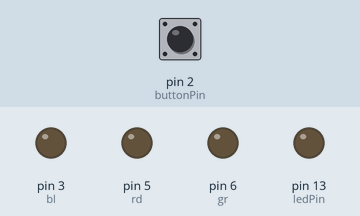
This sketch was run on a simulated Arduino Uno, built with avr-gcc and run on an emulated ATmega328P. On the bench: output pins drawn as LEDs (lit = HIGH). Inputs (shaded band) come from the test bench; at power-on: pin 2 (buttonPin) LOW.

Above: at 1.2 s.
1.3 s: pin 2 (buttonPin) pulled HIGH for 1 s
At 3.3 s:
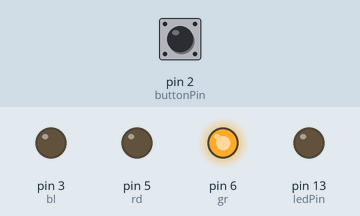
3.8 s: pin 2 (buttonPin) pulled HIGH for 0.15 s
At 4.5 s:
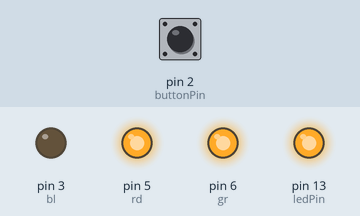
5.4 s: pin 2 (buttonPin) pulled HIGH for 0.15 s
At 5.7 s:
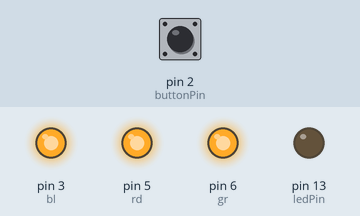
7.0 s: pin 2 (buttonPin) pulled HIGH for 3.2 s
At 10.4 s:
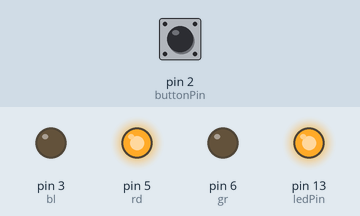
Timing chart, 0 to 11.9 s (numbered marks = the images above; inputs shaded):
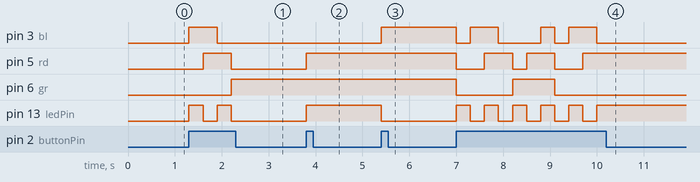

The sketch:

LIGHT_SABER.ino
```cpp
const int buttonPin = 2;     // the number of the pushbutton pin
const int ledPin =  LED_BUILTIN;
const int gr = 6;
const int rd = 5;
const int bl = 3;// the number of the LED pin

// variables will change:
int buttonState = 0;
int ledstate = 0;
int br = 0;
// variable for reading the pushbutton status

void setup() {
  // initialize the LED pin as an output:
  pinMode(ledPin, OUTPUT);
  // initialize the pushbutton pin as an input:
  pinMode(buttonPin, INPUT);
  pinMode(gr, OUTPUT);
  pinMode(bl, OUTPUT);
  pinMode(rd, OUTPUT);
}

void pali(int br){
  if (br == 0){
    digitalWrite(gr, LOW);
    digitalWrite(bl, LOW);
    digitalWrite(rd, LOW);
  }
  else if (br == 1){
    digitalWrite(gr, LOW);
    digitalWrite(bl, HIGH);
    digitalWrite(rd, LOW);
  }
  else if (br == 2){
    digitalWrite(gr, LOW);
    digitalWrite(bl, HIGH);
    digitalWrite(rd, HIGH);
  }
  else if (br == 3){
    digitalWrite(gr, LOW);
    digitalWrite(bl, LOW);
    digitalWrite(rd, HIGH);
  }
  else if (br == 4){
    digitalWrite(gr, HIGH);
    digitalWrite(bl, LOW);
    digitalWrite(rd, LOW);
  }
  else if (br == 5){
    digitalWrite(gr, HIGH);
    digitalWrite(bl, LOW);
    digitalWrite(rd, HIGH);
  }
  else if (br == 6){
    digitalWrite(gr, HIGH);
    digitalWrite(bl, HIGH);
    digitalWrite(rd, HIGH);
  }
}

void loop() {
  // read the state of the pushbutton value:
  buttonState = digitalRead(buttonPin);

  // check if the pushbutton is pressed. If it is, the buttonState is HIGH:
  if (buttonState == HIGH) {
    // turn LED on:

    if (ledstate == LOW){
    digitalWrite(ledPin, HIGH);
    ledstate = HIGH;
    br += 1;

  }
    else {
    // turn LED off:
    digitalWrite(ledPin, LOW);
    ledstate = LOW;
    br += 1;
  }

  if (br > 6){
    br = 0;
  }

  pali(br);


  delay(300);
}
}
```

Measured:
- after the input at 1.3 s, pin 3 (bl): LOW → HIGH at once, → LOW 0.60 s later; pin 5 (rd): LOW → HIGH after 0.30 s, → LOW 0.60 s later; pin 6 (gr): LOW → HIGH after 0.90 s; pin 13 (ledPin): alternates HIGH for 0.30 s and LOW for 0.30 s, 4 changes in all, then stays LOW, starting at once
- after the input at 3.8 s, pin 5 (rd), pin 13 (ledPin): LOW → HIGH at once
- after the input at 5.4 s, pin 3 (bl): LOW → HIGH at once; pin 13 (ledPin): HIGH → LOW at once
- after the input at 7.0 s, pin 3 (bl): goes LOW 0.30 s, HIGH 0.60 s, LOW 0.90 s, HIGH 0.30 s, LOW 0.30 s, HIGH 0.60 s, then LOW, starting at once; pin 5 (rd): goes LOW 0.60 s, HIGH 0.60 s, LOW 0.30 s, HIGH 0.60 s, LOW 0.60 s, then HIGH, starting at once
